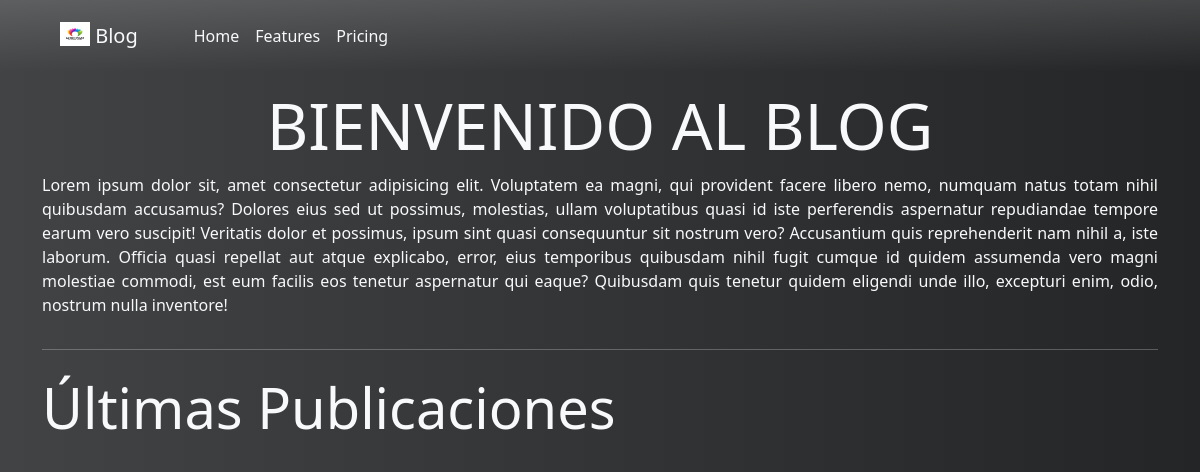
The app's page /, older data.
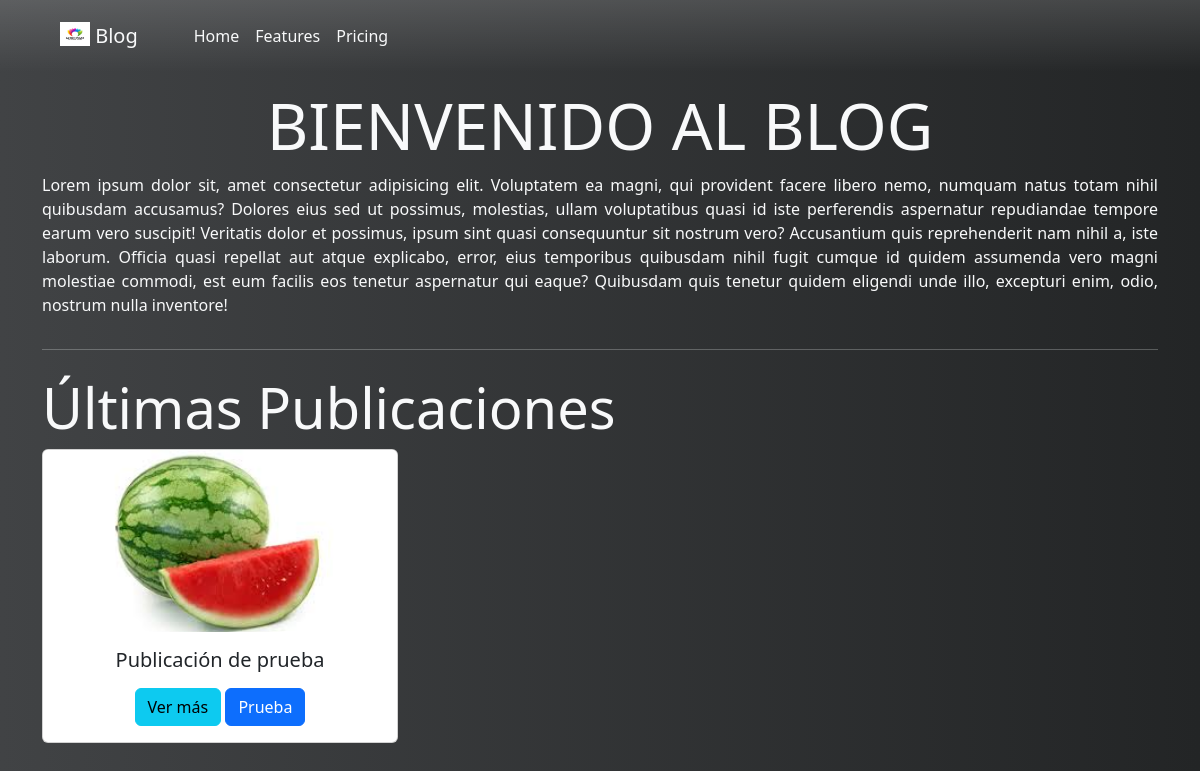
The same page, newer data.
### main_blog/models.py (models this page shows, shortened)
class Publicacion(models.Model):
    id = models.AutoField('Id', primary_key=True)
    titulo = models.CharField('Título', blank=False, null=False, max_length=200)
    contenido = QuillField()
    descripcion = models.CharField('Descripción', max_length=75,
                                   default='Descripción de la publicación',
                                   null=False, blank=True)
    fecha_publicacion = models.DateField('Fecha Publicación', auto_now_add=True, auto_now=False)
    imagen = models.ImageField('Imagen', blank=True, upload_to='publicaciones')
    estado = models.BooleanField('Publicación Activa/No Activa', default=True)
    autor = models.ForeignKey(User, on_delete=models.SET_NULL, null=True)
    categoria = models.ForeignKey(Categoria, on_delete=models.SET_NULL, null=True)
    class Meta:
        verbose_name = 'Publicación'
        verbose_name_plural = 'Publicaciones'

class Categoria(models.Model):
    id = models.AutoField('Id', primary_key=True)
    nombre = models.CharField('Nombre', max_length=75)
    fecha_registro = models.DateField('Fecha Registro', auto_now=False, auto_now_add=True)
    fecha_modificacion = models.DateField('Fecha Modificación', auto_now=True)
    estado = models.BooleanField('Categoria Activa/No Activa', default=True)
    def __str__(self) -> str:
        return self.nombre

### main_blog/views.py (the view)
# urls.py: path('', index, name='index')
def index(request):
    publicaciones = Publicacion.objects.all()
    return render(request, 'base.html', {'publicaciones':publicaciones})

### main_blog/templates/base.html (shortened to what this page needs)
{% load static %}
<!DOCTYPE html>
<html lang="es">
<head>
    <link href="https://cdn.jsdelivr.net/npm/bootstrap@5.3.3/dist/css/bootstrap.min.css" rel="stylesheet"
>
    <link rel="stylesheet" href="{% static 'css/style.css' %}">
</head>
<body>
    <nav class="navbar navbar-expand-lg py-3 mb-3 bg-transparent bg-gradient">
        <div class="container-fluid">
            <a class="navbar-brand text-light mx-5" href="#">
                <img src="{% static 'img/logo3.avif' %}" alt="Logo" width="30" height="24"
                    class="d-inline-block align-text-top">
                Blog
            </a>
            <div class="collapse navbar-collapse" id="navbarNavAltMarkup">
                <div class="navbar-nav">
                    <a class="nav-link active text-light" aria-current="page" href="#">Home</a>
                    <a class="nav-link text-light" href="#">Features</a>
                    <a class="nav-link text-light" href="#">Pricing</a>
                </div>
            </div>
        </div>
    </nav>
    <div class="container">
        <div class="row text-light">
            <h1 class="display-3 text-center">BIENVENIDO AL BLOG</h1>
            <p style="text-align: justify;">Lorem ipsum dolor sit, amet consectetur adipisicing elit. Voluptatem ea magni, qui provident facere
                libero nemo, numquam natus totam nihil quibusdam accusamus? Dolores eius sed ut possimus, molestias,
                ullam voluptatibus quasi id iste perferendis aspernatur repudiandae tempore earum vero suscipit!
                Veritatis dolor et possimus, ipsum sint quasi consequuntur sit nostrum vero? Accusantium quis
                reprehenderit nam nihil a, iste laborum. Officia quasi repellat aut atque explicabo, error, eius
                temporibus quibusdam nihil fugit cumque id quidem assumenda vero magni molestiae commodi, est eum
                facilis eos tenetur aspernatur qui eaque? Quibusdam quis tenetur quidem eligendi unde illo, excepturi
                enim, odio, nostrum nulla inventore!</p>
        </div>
    </div>
    <div class="container">
        <hr class="text-light">
    </div>
    <div class="container my-4">
        <div class="row text-light">
            <h1 class="display-4">Últimas Publicaciones</h1>
        </div>
        <div class="row text-center">
            {% for publicacion in publicaciones %}
                <div class="col-sm-12 col-md-6 col-lg-4 col-xl-4 mb-3">
                    <div class="card">
                        <img src="../media/{{ publicacion.imagen }}" class="card-img-top" alt="imagen publicación">
                        <div class="card-body">
                        <h5 class="card-title">{{ publicacion.titulo }}</h5>
                        <a href="#" class="btn btn-info">Ver más</a>
                        <a href="#" class="btn btn-primary">{{ publicacion.categoria }}</a>
                        </div>
                    </div>
                </div>
            {% endfor %}
        </div>
    </div>
</body>
</html>

Row changes from the older to the newer data that the page shows:
added Publicacion: imagen (picture), titulo "Publicación de prueba", categoria "Prueba"
